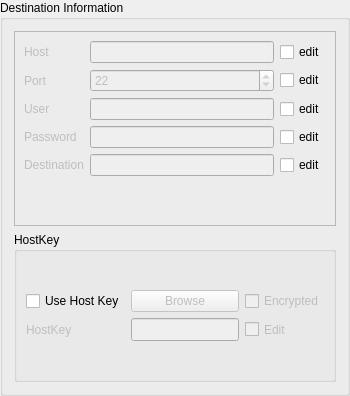
                 <widget class="QGroupBox" name="groupBox_3">
                  <property name="title">
                   <string>Destination Information</string>
                  </property>
                  <layout class="QGridLayout" name="gridLayout_16">
                   <item row="0" column="0">
                    <widget class="QFrame" name="frame_3">
                     <property name="frameShape">
                      <enum>QFrame::StyledPanel</enum>
                     </property>
                     <property name="frameShadow">
                      <enum>QFrame::Raised</enum>
                     </property>
                     <layout class="QGridLayout" name="gridLayout_20">
                      <item row="0" column="0">
                       <layout class="QGridLayout" name="gridLayout_3">
                        <item row="1" column="1">
                         <widget class="QLineEdit" name="host_address">
                          <property name="enabled">
                           <bool>false</bool>
                          </property>
                          <property name="dragEnabled">
                           <bool>true</bool>
                          </property>
                          <property name="clearButtonEnabled">
                           <bool>true</bool>
                          </property>
                         </widget>
                        </item>
                        <item row="4" column="0">
                         <widget class="QLabel" name="passwordLabel">
                          <property name="enabled">
                           <bool>false</bool>
                          </property>
                          <property name="text">
                           <string>Password</string>
                          </property>
                         </widget>
                        </item>
                        <item row="2" column="1">
                         <widget class="QSpinBox" name="port_remote">
                          <property name="enabled">
                           <bool>false</bool>
                          </property>
                          <property name="maximum">
                           <number>65535</number>
                          </property>
                          <property name="value">
                           <number>22</number>
                          </property>
                         </widget>
                        </item>
                        <item row="1" column="0">
                         <widget class="QLabel" name="hostLabel">
                          <property name="enabled">
                           <bool>false</bool>
                          </property>
                          <property name="text">
                           <string>Host</string>
                          </property>
                         </widget>
                        </item>
                        <item row="3" column="0">
                         <widget class="QLabel" name="userLabel">
                          <property name="enabled">
                           <bool>false</bool>
                          </property>
                          <property name="text">
                           <string>User</string>
                          </property>
                         </widget>
                        </item>
                        <item row="2" column="0">
                         <widget class="QLabel" name="portLabel">
                          <property name="enabled">
                           <bool>false</bool>
                          </property>
                          <property name="text">
                           <string>Port</string>
                          </property>
                         </widget>
                        </item>
                        <item row="3" column="1">
                         <widget class="QLineEdit" name="user_remote">
                          <property name="enabled">
                           <bool>false</bool>
                          </property>
                          <property name="dragEnabled">
                           <bool>true</bool>
                          </property>
                          <property name="clearButtonEnabled">
                           <bool>true</bool>
                          </property>
                         </widget>
                        </item>
                        <item row="4" column="1">
                         <widget class="QLineEdit" name="password_remote">
                          <property name="enabled">
                           <bool>false</bool>
                          </property>
                          <property name="echoMode">
                           <enum>QLineEdit::PasswordEchoOnEdit</enum>
                          </property>
                          <property name="dragEnabled">
                           <bool>true</bool>
                          </property>
                          <property name="clearButtonEnabled">
                           <bool>true</bool>
                          </property>
                         </widget>
                        </item>
                        <item row="5" column="1">
                         <widget class="QLineEdit" name="destination">
                          <property name="enabled">
                           <bool>false</bool>
                          </property>
                          <property name="dragEnabled">
                           <bool>true</bool>
                          </property>
                          <property name="clearButtonEnabled">
                           <bool>true</bool>
                          </property>
                         </widget>
                        </item>
                        <item row="5" column="0">
                         <widget class="QLabel" name="destinationLabel">
                          <property name="enabled">
                           <bool>false</bool>
                          </property>
                          <property name="text">
                           <string>Destination</string>
                          </property>
                         </widget>
                        </item>
                        <item row="1" column="2">
                         <widget class="QCheckBox" name="hostEdit">
                          <property name="text">
                           <string>edit</string>
                          </property>
                         </widget>
                        </item>
                        <item row="2" column="2">
                         <widget class="QCheckBox" name="portEdit">
                          <property name="text">
                           <string>edit</string>
                          </property>
                         </widget>
                        </item>
                        <item row="3" column="2">
                         <widget class="QCheckBox" name="userEdit">
                          <property name="text">
                           <string>edit</string>
                          </property>
                         </widget>
                        </item>
                        <item row="4" column="2">
                         <widget class="QCheckBox" name="passwordEdit">
                          <property name="text">
                           <string>edit</string>
                          </property>
                         </widget>
                        </item>
                        <item row="5" column="2">
                         <widget class="QCheckBox" name="destinationEdit">
                          <property name="text">
                           <string>edit</string>
                          </property>
                         </widget>
                        </item>
                        <item row="6" column="1">
                         <spacer name="verticalSpacer">
                          <property name="orientation">
                           <enum>Qt::Vertical</enum>
                          </property>
                          <property name="sizeHint" stdset="0">
                           <size>
                            <width>20</width>
                            <height>40</height>
                           </size>
                          </property>
                         </spacer>
                        </item>
                       </layout>
                      </item>
                     </layout>
                    </widget>
                   </item>
                   <item row="1" column="0">
                    <widget class="QGroupBox" name="groupBox_4">
                     <property name="minimumSize">
                      <size>
                       <width>0</width>
                       <height>150</height>
                      </size>
                     </property>
                     <property name="maximumSize">
                      <size>
                       <width>16777215</width>
                       <height>16777215</height>
                      </size>
                     </property>
                     <property name="title">
                      <string>HostKey</string>
                     </property>
                     <layout class="QGridLayout" name="gridLayout_19">
                      <item row="0" column="0">
                       <layout class="QGridLayout" name="gridLayout_18">
                        <property name="sizeConstraint">
                         <enum>QLayout::SetDefaultConstraint</enum>
                        </property>
                        <item row="1" column="0">
                         <widget class="QLabel" name="hostKeyLabel">
                          <property name="enabled">
                           <bool>false</bool>
                          </property>
                          <property name="maximumSize">
                           <size>
                            <width>16777215</width>
                            <height>25</height>
                           </size>
                          </property>
                          <property name="text">
                           <string>HostKey</string>
                          </property>
                         </widget>
                        </item>
                        <item row="1" column="1">
                         <widget class="QLineEdit" name="hostKey">
                          <property name="enabled">
                           <bool>false</bool>
                          </property>
                          <property name="maximumSize">
                           <size>
                            <width>16777215</width>
                            <height>25</height>
                           </size>
                          </property>
                          <property name="dragEnabled">
                           <bool>true</bool>
                          </property>
                          <property name="clearButtonEnabled">
                           <bool>true</bool>
                          </property>
                         </widget>
                        </item>
                        <item row="1" column="2">
                         <widget class="QCheckBox" name="hostKeyEdit">
                          <property name="enabled">
                           <bool>false</bool>
                          </property>
                          <property name="maximumSize">
                           <size>
                            <width>16777215</width>
                            <height>25</height>
                           </size>
                          </property>
                          <property name="text">
                           <string>Edit</string>
                          </property>
                         </widget>
                        </item>
                        <item row="0" column="0">
                         <widget class="QCheckBox" name="useKeys">
                          <property name="maximumSize">
                           <size>
                            <width>16777215</width>
                            <height>25</height>
                           </size>
                          </property>
                          <property name="text">
                           <string>Use Host Key</string>
                          </property>
                         </widget>
                        </item>
                        <item row="0" column="1">
                         <widget class="QPushButton" name="hostKeyBrowse">
                          <property name="enabled">
                           <bool>false</bool>
                          </property>
                          <property name="text">
                           <string>Browse</string>
                          </property>
                         </widget>
                        </item>
                        <item row="0" column="2">
                         <widget class="QCheckBox" name="keyEncrypted">
                          <property name="enabled">
                           <bool>false</bool>
                          </property>
                          <property name="text">
                           <string>Encrypted</string>
                          </property>
                         </widget>
                        </item>
                       </layout>
                      </item>
                     </layout>
                    </widget>
                   </item>
                  </layout>
                 </widget>
